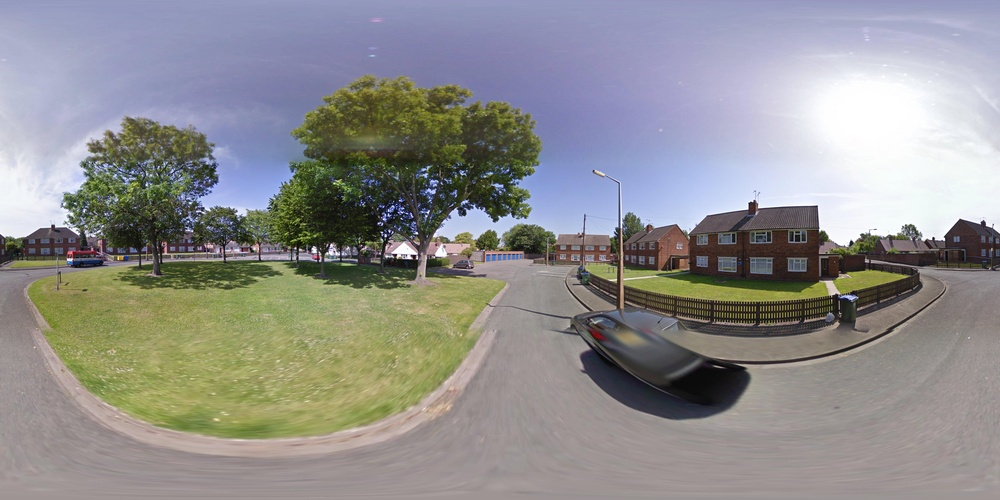
#> input picture utils/tardis.jpg, 1000 x 500 px, shrunk from 10400 x 5200 before the run
$ python equirectangular_to_cubemap.py
#> lines starting #> are read from the running program, lines starting #| are printed output that depends on the picture
import sys
from PIL import Image
from math import pi,sin,cos,tan,atan2,hypot,floor
from numpy import clip

# get x,y,z coords from out image pixels coords
# i,j are pixel coords
# face is face number
# edge is edge length
def outImgToXYZ(i,j,face,edge):
    a = 2.0*float(i)/edge
    b = 2.0*float(j)/edge
    if face==0: # back
        (x,y,z) = (-1.0, 1.0-a, 3.0 - b)
    elif face==1: # left
        (x,y,z) = (a-3.0, -1.0, 3.0 - b)
    elif face==2: # front
        (x,y,z) = (1.0, a - 5.0, 3.0 - b)
    elif face==3: # right
        (x,y,z) = (7.0-a, 1.0, 3.0 - b)
    elif face==4: # top
        (x,y,z) = (b-1.0, a -5.0, 1.0)
    elif face==5: # bottom
        (x,y,z) = (5.0-b, a-5.0, -1.0)
    return (x,y,z)

# convert using an inverse transformation
def convertBack(imgIn,imgOut):
    inSize = imgIn.size
    outSize = imgOut.size
    inPix = imgIn.load()
    outPix = imgOut.load()
    edge = inSize[0]/4   # the length of each edge in pixels
    for i in range(outSize[0]):
        face = int(i/edge) # 0 - back, 1 - left 2 - front, 3 - right
        if face==2:
            rng = range(0,int(edge*3))
        else:
            rng = range(int(edge), int(edge) * 2)

        for j in rng:
            if j<edge:
                face2 = 4 # top
            elif j>=2*edge:
                face2 = 5 # bottom
            else:
                face2 = face

            (x,y,z) = outImgToXYZ(i,j,face2,edge)
            theta = atan2(y,x) # range -pi to pi
            r = hypot(x,y)
            phi = atan2(z,r) # range -pi/2 to pi/2
            # source img coords
            uf = ( 2.0*edge*(theta + pi)/pi )
            vf = ( 2.0*edge * (pi/2 - phi)/pi)
            # Use bilinear interpolation between the four surrounding pixels
            ui = floor(uf)  # coord of pixel to bottom left
            vi = floor(vf)
            u2 = ui+1       # coords of pixel to top right
            v2 = vi+1
            mu = uf-ui      # fraction of way across pixel
            nu = vf-vi
            # [11 lines of commented-out code are left out]
            A = inPix[ui % inSize[0],int(clip(vi,0,inSize[1]-1))]
            B = inPix[u2 % inSize[0],int(clip(vi,0,inSize[1]-1))]
            C = inPix[ui % inSize[0],int(clip(v2,0,inSize[1]-1))]
            D = inPix[u2 % inSize[0],int(clip(v2,0,inSize[1]-1))]
            # interpolate
            (r,g,b) = (
              A[0]*(1-mu)*(1-nu) + B[0]*(mu)*(1-nu) + C[0]*(1-mu)*nu+D[0]*mu*nu,
              A[1]*(1-mu)*(1-nu) + B[1]*(mu)*(1-nu) + C[1]*(1-mu)*nu+D[1]*mu*nu,
              A[2]*(1-mu)*(1-nu) + B[2]*(mu)*(1-nu) + C[2]*(1-mu)*nu+D[2]*mu*nu )

            outPix[i,j] = (int(round(r)),int(round(g)),int(round(b)))

imgIn = Image.open('tardis.jpg')
#> imgIn is the input picture: PIL image 1000x500 RGB; mean R, G, B 143.9, 143.2, 142.7
inSize = imgIn.size
#> inSize = (1000, 500)
i1 = inSize[0]
#> i1 = 1000
imgOut = Image.new("RGB",(inSize[0],int(inSize[0]*3/4)),"black")
#> imgOut: PIL image 1000x750 RGB; every value is 0
convertBack(imgIn,imgOut)
imgOut.save("Out2.png")
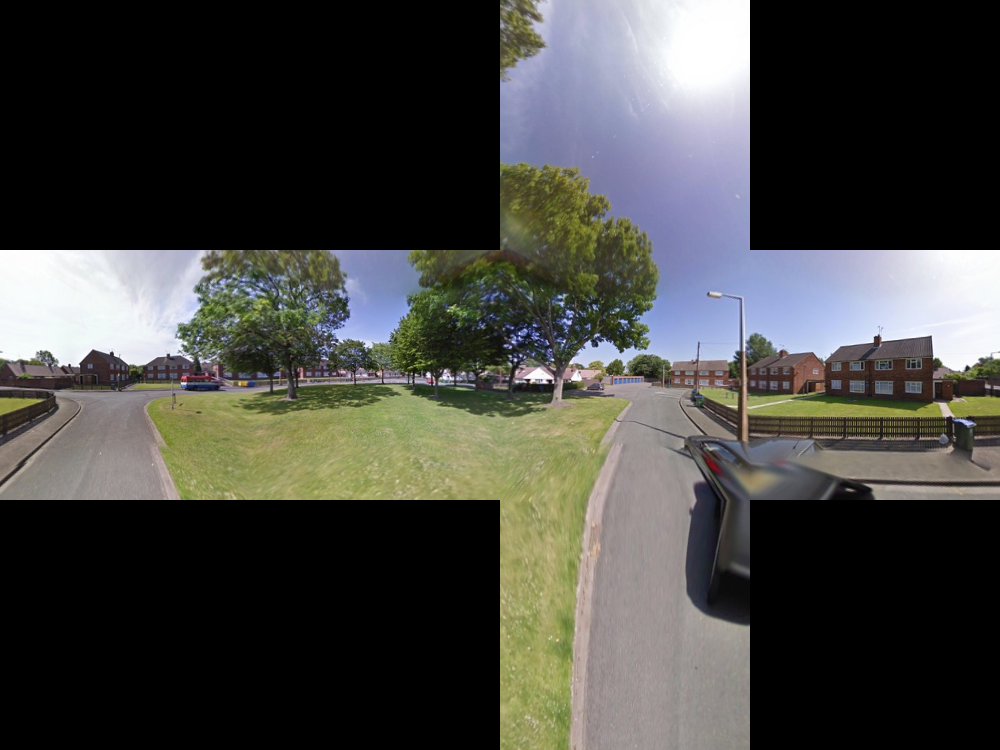
#> saved as Out2.png: PIL image 1000x750 RGB; mean R, G, B 69.2, 69.3, 65.7
imgOut.show()
